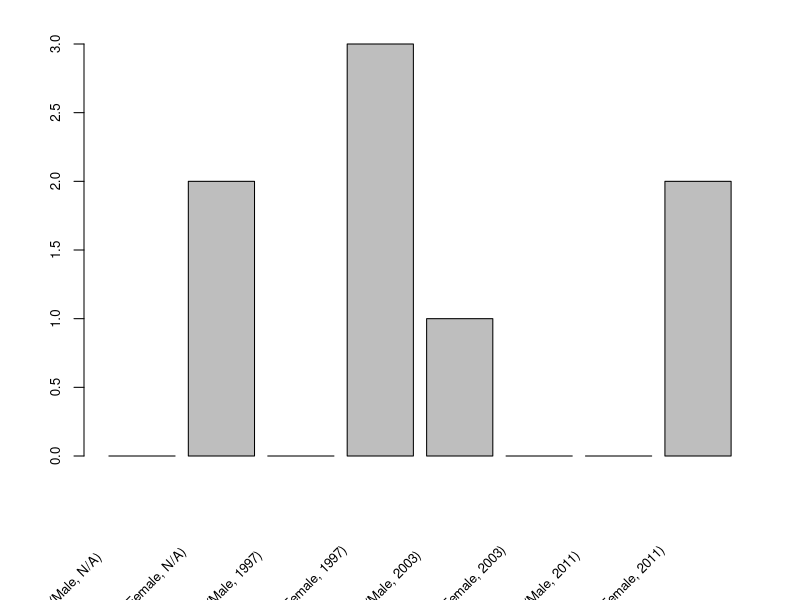

The R script that drew this image:
# Create the data for the chart
H <- c(0,2,0,3,1,0,0,2)
M <- c("(Male, N/A)", "(Female, N/A)", 
       "(Male, 1997)", "(Female, 1997)", 
       "(Male, 2003)", "(Female, 2003)", 
       "(Male, 2011)", "(Female, 2011)")

par(mar = c(7, 4, 2, 2) + 0.2)

x <- barplot(H, cex.axis=.8, ylim=c(0, 3))
text(cex=.8, x=x-1, y=-0.9, M, xpd=TRUE, srt=45)

